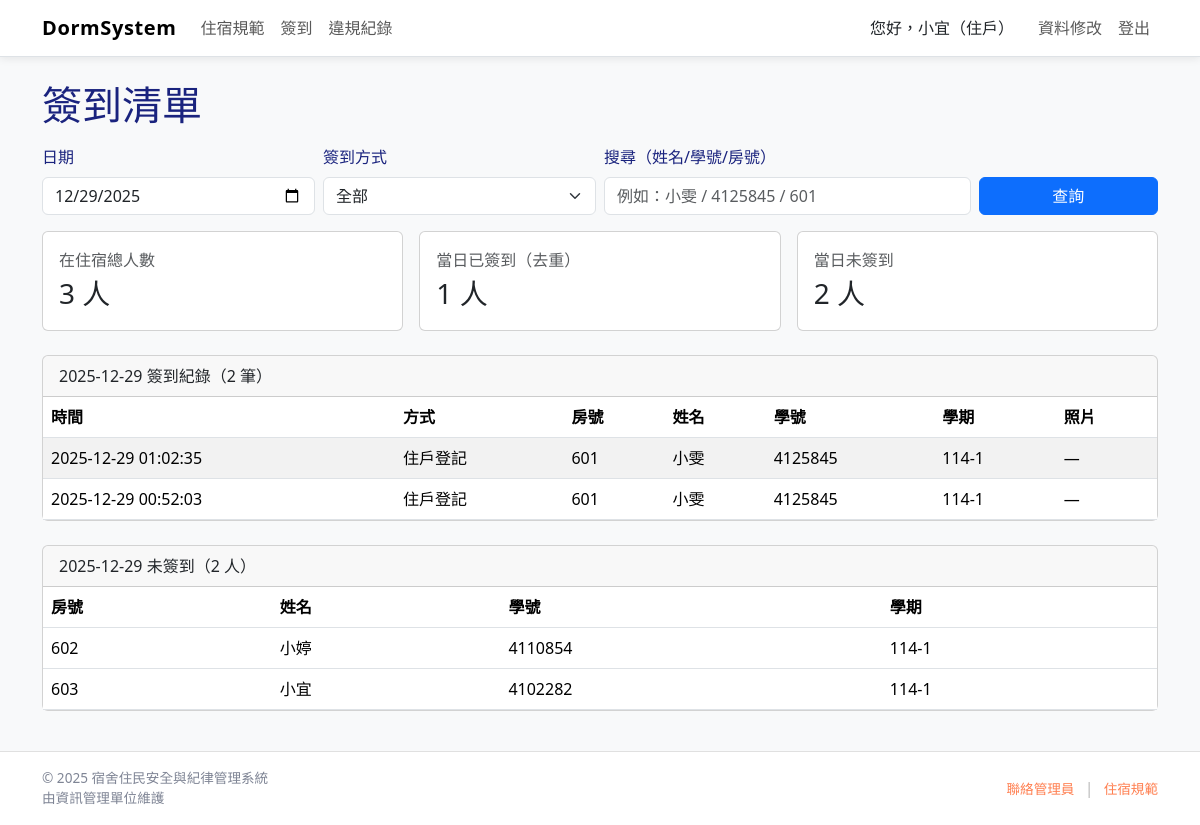
/checkin_list.php (signed in), run on the app's committed database.
### tables this page shows
CREATE TABLE `household` (
  `id` int(10) UNSIGNED NOT NULL COMMENT '住宿流水號（主鍵）',
  `StID` varchar(20) NOT NULL COMMENT '學號（FK → users.account）',
  `semester` char(9) NOT NULL COMMENT '學期，如 114-1',
  `name` varchar(50) NOT NULL COMMENT '姓名（從 users 快取）',
  `gender` char(1) NOT NULL COMMENT '性別',
  `number` int(11) NOT NULL COMMENT '房號',
  `stphone` varchar(20) DEFAULT NULL COMMENT '學生電話',
  `Contact` varchar(50) DEFAULT NULL COMMENT '緊急聯絡人',
  `relation` varchar(10) DEFAULT NULL COMMENT '關係',
  `rephone` varchar(20) DEFAULT NULL COMMENT '緊急電話',
  `check_in_at` datetime NOT NULL DEFAULT current_timestamp() COMMENT '入住時間',
  `check_out_at` datetime DEFAULT NULL COMMENT '退宿時間（NULL 表示尚未退宿）'
);

CREATE TABLE `sign_in` (
  `id` int(10) UNSIGNED NOT NULL COMMENT '簽到紀錄編號',
  `household_id` int(10) UNSIGNED NOT NULL COMMENT 'FK → household.id',
  `StID` varchar(20) NOT NULL COMMENT '學號',
  `time` datetime NOT NULL DEFAULT current_timestamp() COMMENT '簽到時間',
  `method` enum('舍監登記','住戶登記') NOT NULL COMMENT '簽到方式',
  `photo` varchar(255) DEFAULT NULL COMMENT '簽到照片'
);

### includes/auth.php (called while the page is built, shortened)
<?php
require_once __DIR__ . '/functions.php';
function current_user(): ?array {
    return $_SESSION['user'] ?? null;
}
function user_identity(): ?string {
    $u = current_user();
    return $u['identity'] ?? null;
}
function role_text(?string $id): string {
    $map = [
        '管理員' => '管理員',
        '舍監'   => '舍監',
        '住戶'   => '住戶',
    ];
    return $map[$id] ?? $id;
}

### includes/functions.php (called while the page is built, shortened)
<?php
function h(string $s): string {
    return htmlspecialchars($s, ENT_QUOTES, 'UTF-8');
}

### checkin_list.php (the view, shortened to what this page needs)
<?php
require_once "includes/auth.php";
require_once "includes/db.php";
$date = $_GET['date'] ?? date('Y-m-d');
$q    = trim($_GET['q'] ?? "");
$method = trim($_GET['method'] ?? "");
$sqlTotalDorm = "SELECT COUNT(*) AS c FROM household WHERE check_out_at IS NULL";
$totalDorm = 0;
$res = $conn->query($sqlTotalDorm);
if ($res && $row = $res->fetch_assoc()) $totalDorm = (int)$row['c'];
$stmt = $conn->prepare("
    SELECT COUNT(DISTINCT household_id) AS c
    FROM sign_in
    WHERE DATE(time) = ?
");
$stmt->bind_param("s", $date);
$stmt->execute();
$row = $stmt->get_result()->fetch_assoc();
$totalSigned = (int)($row['c'] ?? 0);
$totalUnsigned = max(0, $totalDorm - $totalSigned);
$where = " WHERE DATE(s.time) = ? ";
$params = [$date];
$types  = "s";
$sqlSigned = "
    SELECT
        s.time, s.method, s.photo,
        h.name, h.StID, h.number, h.semester
    FROM sign_in s
    JOIN household h ON h.id = s.household_id
    $where
    ORDER BY s.time DESC
";
$stmt = $conn->prepare($sqlSigned);
$stmt->bind_param($types, ...$params);
$stmt->execute();
$signedRows = $stmt->get_result()->fetch_all(MYSQLI_ASSOC);
$sqlUnsigned = "
    SELECT h.name, h.StID, h.number, h.semester
    FROM household h
    LEFT JOIN sign_in s
      ON s.household_id = h.id
     AND DATE(s.time) = ?
    WHERE h.check_out_at IS NULL
      AND s.id IS NULL
    ORDER BY h.number ASC
";
$stmt = $conn->prepare($sqlUnsigned);
$stmt->bind_param("s", $date);
$stmt->execute();
$unsignedRows = $stmt->get_result()->fetch_all(MYSQLI_ASSOC);
?>
<!DOCTYPE html>
<html lang="zh-Hant">
<head>
    <link href="https://cdn.jsdelivr.net/npm/bootstrap@5.3.3/dist/css/bootstrap.min.css" rel="stylesheet">
    <link href="assets/css/main.css" rel="stylesheet">
</head>
<body class="bg-light">
<?php include "includes/navbar.php"; ?>
<main class="container py-4">
    <h1 class="mb-3">簽到清單</h1>
    <form class="row g-2 mb-3" method="get">
        <div class="col-md-3">
            <label class="form-label">日期</label>
            <input type="date" name="date" value="<?= htmlspecialchars($date) ?>" class="form-control">
        </div>
        <div class="col-md-3">
            <label class="form-label">簽到方式</label>
            <select name="method" class="form-select">
                <option value="" <?= $method==="" ? "selected" : "" ?>>全部</option>
            </select>
        </div>
        <div class="col-md-4">
            <label class="form-label">搜尋（姓名/學號/房號）</label>
            <input type="text" name="q" value="<?= htmlspecialchars($q) ?>" class="form-control" placeholder="例如：小雯 / 4125845 / 601">
        </div>
        <div class="col-md-2 d-flex align-items-end">
            <button class="btn btn-primary w-100" type="submit">查詢</button>
        </div>
    </form>
    <div class="row g-3 mb-4">
        <div class="col-md-4">
            <div class="card"><div class="card-body">
                <div class="text-muted">在住宿總人數</div>
                <div class="fs-3"><?= $totalDorm ?> 人</div>
            </div></div>
        </div>
        <div class="col-md-4">
            <div class="card"><div class="card-body">
                <div class="text-muted">當日已簽到（去重）</div>
                <div class="fs-3"><?= $totalSigned ?> 人</div>
            </div></div>
        </div>
        <div class="col-md-4">
            <div class="card"><div class="card-body">
                <div class="text-muted">當日未簽到</div>
                <div class="fs-3"><?= $totalUnsigned ?> 人</div>
            </div></div>
        </div>
    </div>
    <div class="card mb-4">
        <div class="card-header">
            <?= htmlspecialchars($date) ?> 簽到紀錄（<?= count($signedRows) ?> 筆）
        </div>
        <div class="table-responsive">
            <table class="table table-striped mb-0">
                <thead>
                <tr>
                    <th>時間</th>
                    <th>方式</th>
                    <th>房號</th>
                    <th>姓名</th>
                    <th>學號</th>
                    <th>學期</th>
                    <th>照片</th>
                </tr>
                </thead>
                <tbody>
                <?php if (!$signedRows): ?>
                    <tr><td colspan="6" class="text-center text-muted py-4">無資料</td></tr>
                <?php else: ?>
                    <?php foreach ($signedRows as $r): ?>
                        <tr>
                            <td><?= htmlspecialchars($r['time']) ?></td>
                            <td><?= htmlspecialchars($r['method']) ?></td>
                            <td><?= htmlspecialchars($r['number']) ?></td>
                            <td><?= htmlspecialchars($r['name']) ?></td>
                            <td><?= htmlspecialchars($r['StID']) ?></td>
                            <td><?= htmlspecialchars($r['semester']) ?></td>
                            <td>
                                <?php if (!empty($r['photo'])): ?>
                                    <img src="<?= htmlspecialchars($r['photo']) ?>" width="80">
                                <?php else: ?>
                                    —
                                <?php endif; ?>
                            </td>
                        </tr>
                    <?php endforeach; ?>
                <?php endif; ?>
                </tbody>
            </table>
        </div>
    </div>
    <div class="card">
        <div class="card-header">
            <?= htmlspecialchars($date) ?> 未簽到（<?= count($unsignedRows) ?> 人）
        </div>
        <div class="table-responsive">
            <table class="table table-hover mb-0">
                <thead>
                <tr>
                    <th>房號</th>
                    <th>姓名</th>
                    <th>學號</th>
                    <th>學期</th>
                </tr>
                </thead>
                <tbody>
                <?php if (!$unsignedRows): ?>
                    <tr><td colspan="4" class="text-center text-muted py-4">全部已簽到</td></tr>
                <?php else: ?>
                    <?php foreach ($unsignedRows as $r): ?>
                        <tr>
                            <td><?= htmlspecialchars($r['number']) ?></td>
                            <td><?= htmlspecialchars($r['name']) ?></td>
                            <td><?= htmlspecialchars($r['StID']) ?></td>
                            <td><?= htmlspecialchars($r['semester']) ?></td>
                        </tr>
                    <?php endforeach; ?>
                <?php endif; ?>
                </tbody>
            </table>
        </div>
    </div>
</main>
<?php include "includes/footer.php"; ?>
</body>
</html>

### includes/navbar.php (shortened to what this page needs)
<?php
require_once __DIR__ . '/auth.php';
require_once __DIR__ . '/functions.php';
$me       = current_user();
$identity = user_identity();
$roleText = role_text($identity);
$role = user_identity();
?>
<header class="site-header">
    <nav class="navbar navbar-expand-lg navbar-light bg-white border-bottom site-nav">
        <div class="container">
            <a class="navbar-brand nav-brand-text" href="<?= BASE_URL ?>/index.php">
                DormSystem
            </a>
            <div class="collapse navbar-collapse" id="mainNav">
                <ul class="navbar-nav me-auto">
                    <li class="nav-item">
                        <a class="nav-link" href="<?= BASE_URL ?>/rules.php">住宿規範</a>
                    </li>
                    <li class="nav-item">
                        <?php if (in_array($role, ['管理員', '舍監'], true)): ?>
                            <a class="nav-link" href="checkin_create.php">簽到</a>
                        <?php else: ?>
                            <a class="nav-link" href="checkin_self.php">簽到</a>
                        <?php endif; ?>
                    </li>
                    <li class="nav-item">
                        <a class="nav-link" href="<?= BASE_URL ?>/violation/violation.php">違規紀錄</a>
                    </li>
                </ul>
                <ul class="navbar-nav d-flex align-items-center">
                    <?php if ($me): ?>
                        <li class="nav-item d-flex align-items-center">
                            <span class="navbar-text text-dark me-3">
                                您好，<?= h($me['name']) ?>（<?= h($roleText) ?>）
                            </span>
                        </li>
                        <li class="nav-item">
                            <a class="nav-link" href="<?= BASE_URL ?>/profile.php">資料修改</a>
                        </li>
                        <li class="nav-item">
                            <a class="nav-link" href="<?= BASE_URL ?>/logout.php">登出</a>
                        </li>
                    <?php else: ?>
                        <li class="nav-item">
                            <a class="btn btn-main" href="<?= BASE_URL ?>/login.php">登入系統</a>
                        </li>
                    <?php endif; ?>
                </ul>
            </div>
        </div>
    </nav>
</header>

### assets/CSS/main.css (style rules this page uses)
body { background-color: #f8f8f8; color: #1a237e; margin: 0; }
.site-nav { box-shadow: 0 2px 8px rgba(0, 0, 0, 0.08); }
.nav-brand-text { font-weight: 700; letter-spacing: 0.03em; }

### data on the page
household: name "小宜", number "603", StID "4102282", semester "114-1"
sign_in: time "2025-12-29 01:02:35", method "住戶登記", household.number "601", household.name "小雯", household.StID "4125845", household.semester "114-1"
sign_in: time "2025-12-29 00:52:03", method "住戶登記", household.number "601", household.name "小雯", household.StID "4125845", household.semester "114-1"
household: number "602", name "小婷", StID "4110854", semester "114-1"

### other printed values
$roleText "住戶"
$totalDorm "3"
$totalSigned "1"
$totalUnsigned "2"
count($signedRows) "2"
count($unsignedRows) "2"
